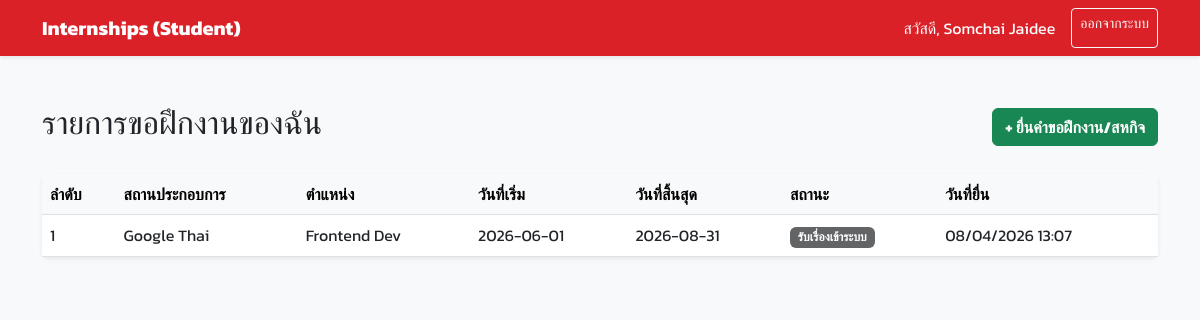
Screenshot of /student_dashboard.php (signed in) with the database file from the repository.
### tables this page shows
CREATE TABLE `internship_requests` (
  `id` int(11) NOT NULL AUTO_INCREMENT,
  `student_id` int(11) NOT NULL,
  `program_type` varchar(50) NOT NULL,
  `major` varchar(100) NOT NULL,
  `student_phone` varchar(20) NOT NULL,
  `student_email` varchar(100) NOT NULL,
  `internship_type` enum('course','experience') NOT NULL,
  `course_code` varchar(20) DEFAULT NULL,
  `course_name` varchar(100) DEFAULT NULL,
  `location_type` enum('domestic','international') NOT NULL,
  `country` varchar(100) DEFAULT NULL,
  `doc_language` enum('thai','english') NOT NULL,
  `doc_type` enum('consideration','consideration_and_referral') NOT NULL,
  `company_name` varchar(255) NOT NULL,
  `position` varchar(255) NOT NULL,
  `coordinator_name` varchar(100) NOT NULL,
  `agency_phone` varchar(20) NOT NULL,
  `agency_email` varchar(100) NOT NULL,
  `start_date` date NOT NULL,
  `end_date` date NOT NULL,
  `semester` varchar(10) NOT NULL,
  `academic_year` varchar(10) NOT NULL,
  `attempt_number` int(11) NOT NULL DEFAULT 1,
  `previous_agency` varchar(255) DEFAULT NULL,
  `reason_for_change` text DEFAULT NULL,
  `status` int(11) NOT NULL DEFAULT 1 COMMENT '1: Received, 2: Advisor Approved, 3: Letter Issued, 4: Finished, 9: Canceled',
  `created_at` timestamp NOT NULL DEFAULT CURRENT_TIMESTAMP,
  PRIMARY KEY (`id`),
  FOREIGN KEY (`student_id`) REFERENCES `users`(`id`) ON DELETE CASCADE
);

### student_dashboard.php (the view, shortened to what this page needs)
<?php
include 'config.php';
$student_id = $_SESSION['user_id'];
$sql = "SELECT * FROM internship_requests WHERE student_id = $student_id ORDER BY created_at DESC";
$result = $conn->query($sql);
?>
<!DOCTYPE html>
<html lang="th">
<head>
    <link href="https://cdn.jsdelivr.net/npm/bootstrap@5.3.0/dist/css/bootstrap.min.css" rel="stylesheet">
    <link rel="stylesheet" href="swu-theme.css">
</head>
<body>
<nav class="navbar navbar-expand-lg navbar-dark bg-primary shadow-sm">
  <div class="container">
    <a class="navbar-brand fw-bold" href="#">Internships (Student)</a>
    <div class="d-flex">
        <span class="navbar-text text-white me-3">สวัสดี, <?= $_SESSION['name'] ?></span>
        <a href="logout.php" class="btn btn-outline-light btn-sm">ออกจากระบบ</a>
    </div>
  </div>
</nav>
<div class="container mt-5">
    <div class="d-flex justify-content-between align-items-center mb-4">
        <h2>รายการขอฝึกงานของฉัน</h2>
        <a href="student_request.php" class="btn btn-success fw-bold">+ ยื่นคำขอฝึกงาน/สหกิจ</a>
    </div>
    <div class="card shadow-sm border-0">
        <div class="card-body p-0">
            <div class="table-responsive">
                <table class="table table-hover mb-0">
                    <thead class="table-light">
                        <tr>
                            <th>ลำดับ</th>
                            <th>สถานประกอบการ</th>
                            <th>ตำแหน่ง</th>
                            <th>วันที่เริ่ม</th>
                            <th>วันที่สิ้นสุด</th>
                            <th>สถานะ</th>
                            <th>วันที่ยื่น</th>
                        </tr>
                    </thead>
                    <tbody>
                        <?php if($result->num_rows > 0): ?>
                            <?php $i = 1; while($row = $result->fetch_assoc()): ?>
                                <tr>
                                    <td><?= $i++ ?></td>
                                    <td><?= htmlspecialchars($row['company_name']) ?></td>
                                    <td><?= htmlspecialchars($row['position']) ?></td>
                                    <td><?= $row['start_date'] ?></td>
                                    <td><?= $row['end_date'] ?></td>
                                    <td><?= getStatusLabel($row['status']) ?></td>
                                    <td><?= date('d/m/Y H:i', strtotime($row['created_at'])) ?></td>
                                </tr>
                            <?php endwhile; ?>
                        <?php else: ?>
                            <tr>
                                <td colspan="7" class="text-center py-4 text-muted">คุณยังไม่มีข้อมูลการยื่นขอฝึกงาน</td>
                            </tr>
                        <?php endif; ?>
                    </tbody>
                </table>
            </div>
        </div>
    </div>
</div>
</body>
</html>

### config.php (shortened to what this page needs)
<?php
function getStatusLabel($status_code) {
    switch ($status_code) {
        case 1: return '<span class="badge bg-secondary">รับเรื่องเข้าระบบ</span>';
    }
}
?>

### swu-theme.css (style rules this page uses)
:root { --swu-red: #DA2128; --swu-red-hover: #b01820; --swu-grey: #636466; --swu-dark: #231F20; --bs-primary: #DA2128; --bs-primary-rgb: 218, 33, 40; --bs-secondary: #636466; --bs-secondary-rgb: 99, 100, 102; --bs-dark: #231F20; --bs-dark-rgb: 35, 31, 32; --bs-link-color: #DA2128; --bs-link-hover-color: #b01820; }
.bg-primary { background-color: var(--swu-red) !important; }
.bg-secondary { background-color: var(--swu-grey) !important; }

### student_dashboard.php (style rules this page uses)
body { font-family: 'Kanit', sans-serif; background-color: #f8f9fa; }

### rows the page displays
internship_requests: company_name "Google Thai", position "Frontend Dev", start_date "2026-06-01", end_date "2026-08-31", status "รับเรื่องเข้าระบบ", created_at "08/04/2026 13:07"

### other values shown
$_SESSION['name'] "Somchai Jaidee"
